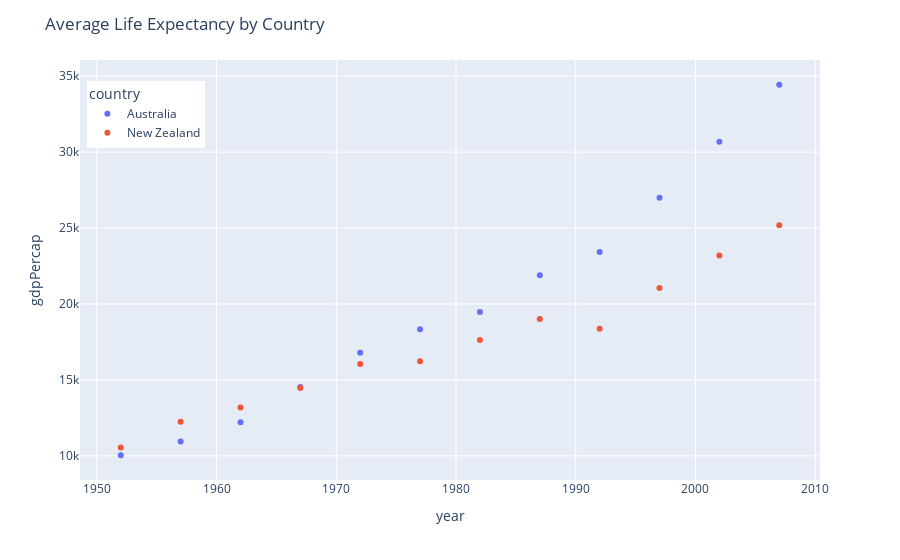

Source (notebook cell):
### Code cell
fig.update_layout(
    legend=dict(
    yanchor="top",
    y=0.95,
    xanchor="left",
    x=0.01)
    ,title='Average Life Expectancy by Country')

fig.update_traces(mode="markers")

### Figure 1 — Plotly figure (JSON) as saved in the notebook; plotly's stock layout.template omitted (floating-point values rounded to 4 significant figures)
{"data": [{"hovertemplate": "country=Australia<br>year=%{x}<br>gdpPercap=%{y}<extra></extra>", "legendgroup": "Australia", "line": {"color": "#636efa", "dash": "solid"}, "mode": "markers", "name": "Australia", "orientation": "v", "showlegend": true, "type": "scatter", "x": [1952, 1957, 1962, 1967, 1972, 1977, 1982, 1987, 1992, 1997, 2002, 2007], "xaxis": "x", "y": [10040.0, 10950.0, 12220.0, 14530.0, 16790.0, 18330.0, 19480.0, 21890.0, 23420.0, 27000.0, 30690.0, 34440.0], "yaxis": "y"}, {"hovertemplate": "country=New Zealand<br>year=%{x}<br>gdpPercap=%{y}<extra></extra>", "legendgroup": "New Zealand", "line": {"color": "#EF553B", "dash": "solid"}, "mode": "markers", "name": "New Zealand", "orientation": "v", "showlegend": true, "type": "scatter", "x": [1952, 1957, 1962, 1967, 1972, 1977, 1982, 1987, 1992, 1997, 2002, 2007], "xaxis": "x", "y": [10560.0, 12250.0, 13180.0, 14460.0, 16050.0, 16230.0, 17630.0, 19010.0, 18360.0, 21050.0, 23190.0, 25190.0], "yaxis": "y"}], "layout": {"legend": {"title": {"text": "country"}, "tracegroupgap": 0, "x": 0.01, "xanchor": "left", "y": 0.95, "yanchor": "top"}, "margin": {"t": 60}, "title": {"text": "Average Life Expectancy by Country"}, "xaxis": {"anchor": "y", "domain": [0, 1], "title": {"text": "year"}}, "yaxis": {"anchor": "x", "domain": [0, 1], "title": {"text": "gdpPercap"}}}}
